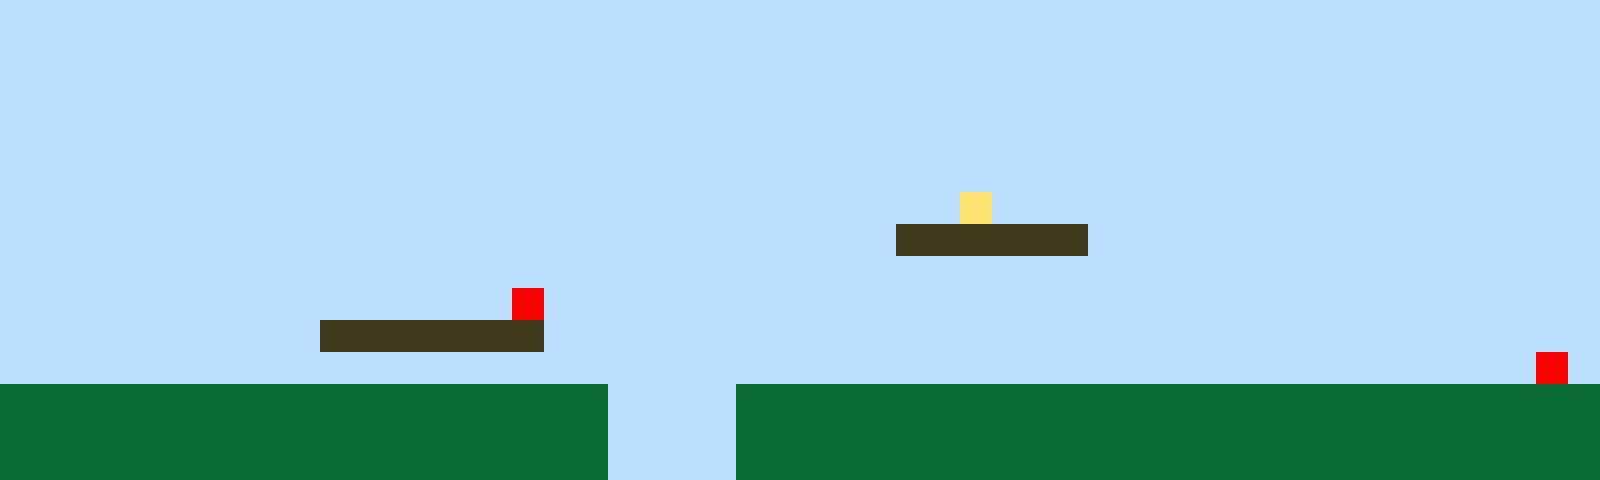

A level layout from a 2D game, rendered from its tile map. Below: a short description, then the map file with its tile-grid data intact:
An orthogonal 50x15 tile map with 32x32 px tiles, 1 tile layer (Tile Layer 1).

<map version="1.10" tiledversion="1.11.2" orientation="orthogonal" renderorder="right-up" width="50" height="15" tilewidth="32" tileheight="32" infinite="0" nextlayerid="2" nextobjectid="1"><editorsettings><export target="map1.csv" format="csv" /></editorsettings><tileset firstgid="1" name="sprites" tilewidth="32" tileheight="32" tilecount="6" columns="3"><image source="sprites.png" width="96" height="64" /></tileset><layer id="1" name="Tile Layer 1" width="50" height="15"><data encoding="csv">1,1,1,1,1,1,1,1,1,1,1,1,1,1,1,1,1,1,1,1,1,1,1,1,1,1,1,1,1,1,1,1,1,1,1,1,1,1,1,1,1,1,1,1,1,1,1,1,1,1,1,1,1,1,1,1,1,1,1,1,1,1,1,1,1,1,1,1,1,1,1,1,1,1,1,1,1,1,1,1,1,1,1,1,1,1,1,1,1,1,1,1,1,1,1,1,1,1,1,1,1,1,1,1,1,1,1,1,1,1,1,1,1,1,1,1,1,1,1,1,1,1,1,1,1,1,1,1,1,1,1,1,1,1,1,1,1,1,1,1,1,1,1,1,1,1,1,1,1,1,1,1,1,1,1,1,1,1,1,1,1,1,1,1,1,1,1,1,1,1,1,1,1,1,1,1,1,1,1,1,1,1,1,1,1,1,1,1,1,1,1,1,1,1,1,1,1,1,1,1,1,1,1,1,1,1,1,1,1,1,1,1,1,1,1,1,1,1,1,1,1,1,1,1,1,1,1,1,1,1,1,1,1,1,1,1,1,1,1,1,1,1,1,1,1,1,1,1,1,1,1,1,1,1,1,1,1,1,1,1,1,1,1,1,1,1,1,1,1,1,1,1,1,1,1,1,1,1,1,1,1,1,1,1,1,1,1,1,1,1,1,1,1,1,1,1,1,1,1,1,1,1,1,1,1,1,1,1,1,1,1,1,1,1,1,1,1,1,1,1,1,1,1,1,1,1,1,1,1,1,4,1,1,1,1,1,1,1,1,1,1,1,1,1,1,1,1,1,1,1,1,1,1,1,1,1,1,1,1,1,1,1,1,1,1,1,1,1,1,1,1,1,1,1,1,1,1,1,3,3,3,3,3,3,1,1,1,1,1,1,1,1,1,1,1,1,1,1,1,1,1,1,1,1,1,1,1,1,1,1,1,1,1,1,1,1,1,1,1,1,1,1,1,1,1,1,1,1,1,1,1,1,1,1,1,1,1,1,1,1,1,1,1,1,1,1,1,1,1,1,1,1,1,1,1,1,1,1,1,1,1,1,1,1,1,1,5,1,1,1,1,1,1,1,1,1,1,1,1,1,1,1,1,1,1,1,1,1,1,1,1,1,1,1,1,1,1,1,1,1,1,1,1,1,1,1,1,1,1,1,3,3,3,3,3,3,3,1,1,1,1,1,1,1,1,1,1,1,1,1,1,1,1,1,1,1,1,1,1,1,1,1,1,1,1,1,1,1,1,1,1,1,1,1,1,1,1,1,1,1,1,1,1,1,1,1,1,1,1,1,1,1,1,1,1,1,1,1,1,1,1,1,1,1,1,1,1,1,1,1,1,1,1,1,1,1,1,1,5,1,2,2,2,2,2,2,2,2,2,2,2,2,2,2,2,2,2,2,2,1,1,1,1,2,2,2,2,2,2,2,2,2,2,2,2,2,2,2,2,2,2,2,2,2,2,2,2,2,2,2,2,2,2,2,2,2,2,2,2,2,2,2,2,2,2,2,2,2,2,1,1,1,1,2,2,2,2,2,2,2,2,2,2,2,2,2,2,2,2,2,2,2,2,2,2,2,2,2,2,2,2,2,2,2,2,2,2,2,2,2,2,2,2,2,2,2,2,2,2,1,1,1,1,2,2,2,2,2,2,2,2,2,2,2,2,2,2,2,2,2,2,2,2,2,2,2,2,2,2,2</data></layer></map>
